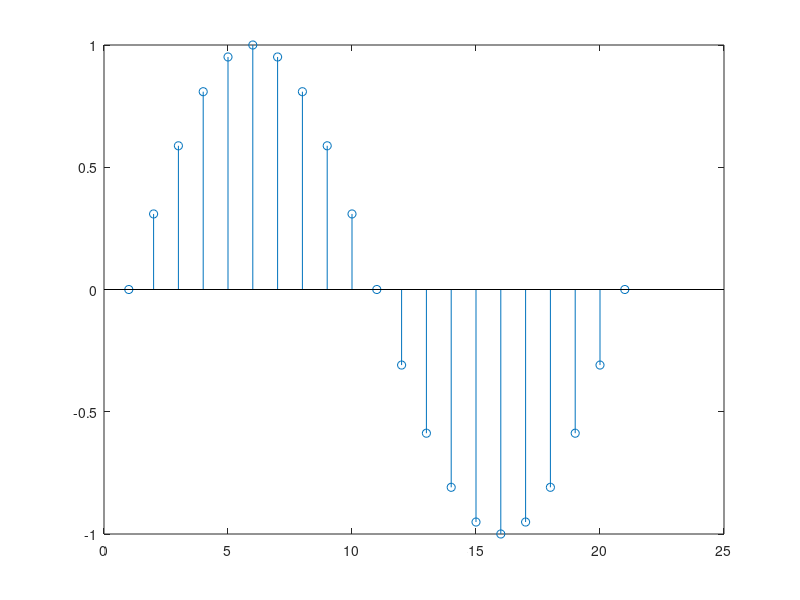

Reproduce this figure in MATLAB.
A=1;
f=1000;
T=1/f;
w=2*pi*f;
N=10;%puntos
dt=0.05e-3;
t=0:dt:T;
s=A*sin(w*t);
figure;plot(t,s);%figure para graficar en nueva ventana
%mesh();
stem(s);